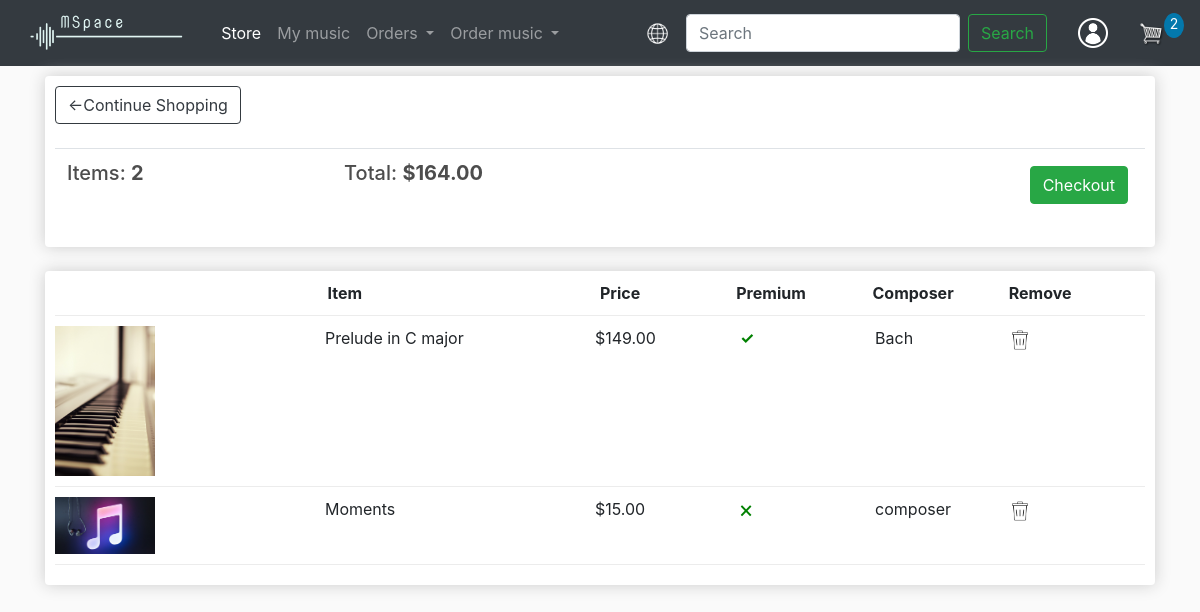
The app's page /cart/ (signed in) with its own data.
### store/models.py (models this page shows, shortened)
class Order(models.Model):
    customer = models.ForeignKey(Customer, on_delete=models.SET_NULL, blank=True, null=True)
    date_ordered = models.DateTimeField(auto_now_add=True)
    complete = models.BooleanField(max_length=200, null=True)
    project = models.CharField(max_length=200, null=True)
    transaction_id = models.CharField(max_length=200, null=True)
    @property
    def get_cart_total(self):
        order_items = self.orderitem_set.all()
        return sum([item.get_price for item in order_items])
    @property
    def get_cart_count(self):
        order_items = self.orderitem_set.all()
        return order_items.count()

class OrderItem(models.Model):
    product = models.ForeignKey(Product, on_delete=models.SET_NULL, blank=True, null=True)
    order = models.ForeignKey(Order, on_delete=models.SET_NULL, blank=True, null=True)
    date_added = models.DateTimeField(auto_now_add=True)
    premium = models.BooleanField(max_length=200, null=True)
    @property
    def get_price(self):
        if self.premium:
            return self.product.premium_price
        else:
            return self.product.standard_price

class Product(models.Model):
    name = models.CharField(max_length=200, null=True)
    description = models.CharField(max_length=500, null=True, blank=True)
    composer = models.ForeignKey(Composer, on_delete=models.SET_NULL, blank=True, null=True)
    image = models.ImageField(upload_to='images/products/', null=True, blank=True)
    file = models.FileField(upload_to='files/', max_length=200, null=True)
    duration = models.DurationField(null=True)
    standard_price = models.DecimalField(max_digits=7, decimal_places=2)
    premium_price = models.DecimalField(max_digits=7, decimal_places=2)
    genres = models.ManyToManyField(Genre, blank=True)
    instruments = models.ManyToManyField(Instrument, blank=True)
    emotions = models.ManyToManyField(Emotion, blank=True)
    @property
    def image_url(self):
        try:
            url = self.image.url
        except:
            url = ''
        return url

class Composer(models.Model):
    user = models.OneToOneField(User, on_delete=models.CASCADE, null=True, blank=True)
    name = models.CharField(max_length=50, null=True)
    first_name = models.CharField(max_length=50, null=True)
    last_name = models.CharField(max_length=50, null=True)
    email = models.EmailField(null=True)
    rating = models.FloatField(blank=True, null=True)
    image = models.ImageField(upload_to='images/composers/', null=True, blank=True)
    balance = models.FloatField(default=0, blank=True, null=True)
    def __str__(self):
        return self.user.username

### store/views.py (the view)
# urls.py: path('cart/', views.cart, name="cart"),
def cart(request):
    data = cartData(request)
    items = data['items']
    order = data['order']
    cartCount = data['cartCount']
    context = {'items': items, 'order': order, 'cartCount': cartCount}
    return render(request, 'store/cart.html', context)

### store/models.py (called while the page is built)
    @property
    def get_personal_data(self):
        try:
            personal_data = self.personaldata
        except:
            personal_data = None
        return personal_data

### store/templatetags/filters.py (called while the page is built)
def is_customer(user):
    try:
        client = user.customer
        return True
    except:
        return False

### store/utils.py (called while the page is built)
def cartData(request):
    if request.user.is_authenticated:
        try:
            customer = request.user.customer
            order, created = Order.objects.get_or_create(customer=customer, complete=False)
            items = order.orderitem_set.all()
            personal_data = request.user.customer.get_personal_data
            cartCount = order.get_cart_count
        except:
            order = None
            items = None
            personal_data = None
            cartCount = 0
    else:
        cookieData = cookieCart(request)
        items = cookieData['items']
        order = cookieData['order']
        cartCount = cookieData['cartCount']
        personal_data = None
    return {'items': items, 'order': order, 'cartCount': cartCount, 'personal_data': personal_data}

### store/templates/store/cart.html
{% extends 'store/main.html' %}
{% load static %}
{% block content %}
    <div class="row">
        <div class="col-lg-12">
            <div class="box-element">
                <a class="btn btn-outline-dark" href="{% url 'store' %}">&#x2190;Continue Shopping</a>
                <br>
                <br>
                <table class="table">
                    <tr>
                        <th><h5>Items: <strong>{{ order.get_cart_count }}</strong></h5></th>
                        <th><h5>Total: <strong>${{ order.get_cart_total|floatformat:2 }}</strong></h5></th>
                        <th>
                            <a style="float: right; margin:5px" class="btn btn-success" href="{% url 'checkout' %}">Checkout</a>
                        </th>
                    </tr>
                </table>
            </div>
            <br>
            <div class="box-element">
                <div class="cart-row">
                    <div style="flex:2"></div>
                    <div style="flex:2"><strong>Item</strong></div>
                    <div style="flex:1"><strong>Price</strong></div>
                    <div style="flex:1"><strong>Premium</strong></div>
                    <div style="flex:1"><strong>Composer</strong></div>
                    <div style="flex:1"><strong>Remove</strong></div>
                </div>
                {% for item in items %}
                    <div class="cart-row">
                        <div style="flex:2"><img class="row-image" src="{{ item.product.image_url }}"></div>
                        <div style="flex:2">{{ item.product.name }}</div>
                        ${% if item.premium %}
                            <div style="flex:1"><p>{{ item.product.premium_price|floatformat:2 }}</p></div>
                            <div style="flex:1; color:green; font-weight: bold">&#10003;</div>
                        {% else %}
                            <div style="flex:1"><p>{{ item.product.standard_price|floatformat:2 }}</p></div>
                            <div style="flex:1; color:green">&#128473;</div>
                        {% endif %}
                        <div style="flex:1">{{ item.product.composer }}</div>
                        <div style="flex:1"><img data-product={{ item.product.id }} data-action="remove" class="row-image update-cart" style="width:20px" src="{% static 'images/bin.png' %}"></div>
                </div>
                {% endfor %}
            </div>
        </div>
    </div>
{% endblock content %}

### static/css/main.css (style rules this page uses)
body { background-color: hsl(0, 0%, 98%); }
h1,h2,h3,h4,h5,h6 { color:hsl(0, 0%, 30%); }
.box-element { box-shadow:hsl(0, 0%, 80%) 0 0 16px; background-color: #fff; border-radius: 4px; padding: 10px; }
.col-lg-4, .col-lg-6, .col-lg-8, .col-lg-12 { margin-top: 10px; }
.row-image { width: 100px; }
.cart-row { display: flex; align-items: flex-stretch; padding-bottom: 10px; margin-bottom: 10px; border-bottom: 1px solid #ececec; }

### records on screen
Order: get_cart_count "2", get_cart_total "164.00"
OrderItem: product.image_url (picture), product.name "Prelude in C major", product.premium_price "149.00", product.composer "Bach"
OrderItem: product.image_url (picture), product.name "Moments", product.standard_price "15.00", product.composer "composer"

### other values on screen
{{ cartCount }} "2"
